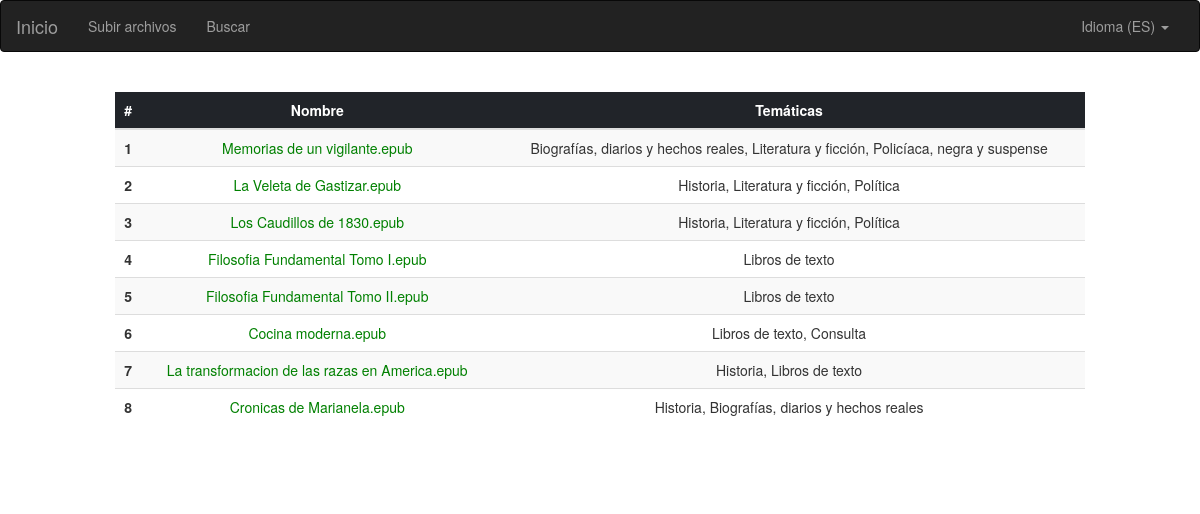
/index, run on the app's committed database.
### app/models.py (models this page shows, shortened)
class Books(db.Model):
    id = db.Column(db.Integer, primary_key=True)
    name = db.Column(db.String(64), index=True, unique=True)
    indexed = db.Column(db.Integer, index=True, unique=False)
    language = db.Column(db.String(3), index=True, unique=False)
    CheckConstraint('indexed == 1 OR indexed == 0')

### app/routes.py (the view)
@app.route('/')
@app.route('/index', methods=['GET', 'POST'])
def index():
    books = MODEL.get_books_for_language(app.config['SELECTED_LANGUAGE'])
    theme_books = list()
    page = request.args.get('page', 1, type=int)
    maximum_pages = math.ceil(len(books) / app.config['BOOKS_PER_PAGE'])
    books_range = calculate_range(len(books), page, maximum_pages)
    for book in books:
        themes = ''
        for theme in MODEL.get_book_themes(book.id):
            themes += get_theme_name(int(theme.theme_id)) + ', '
        theme_books.append(themes)
    return render_template('index.html', page=page, maximum_pages=maximum_pages,
                           books=zip(books[books_range[0]:books_range[1]], theme_books[books_range[0]:books_range[1]]))

### app/models.py (called while the page is built)
    @staticmethod
    def get_books_for_language(language):
        return Books.query.filter((Books.language == language)).all()

    @staticmethod
    def get_book_themes(book_id):
        return BookThemes.query.filter((BookThemes.book_id == book_id)).all()

### app/routes.py (called while the page is built)
def calculate_range(total_elements, page, maximum_pages):
    if total_elements < app.config['BOOKS_PER_PAGE']:
        return 0, total_elements - 1
    if page == maximum_pages:
        return (page - 1) * app.config['BOOKS_PER_PAGE'], total_elements - 1
    return (page - 1) * app.config['BOOKS_PER_PAGE'], (page * app.config['BOOKS_PER_PAGE']) - 1

def get_theme_name(theme_id):
    for theme in THEMES:
        if theme.id == theme_id:
            return theme.theme

### app/templates/index.html (shortened to what this page needs)
{% extends "base.html" %}
{% block app_content %}
    <div class="row">
        <div class="col-md-1"></div>
        <div class="col-md-10" id="search-column">
            {% if books %}
                <br>
                <table class="table table-striped">
                    <thead class="thead-dark">
                    <tr>
                        <th scope="col" class="text-center">#</th>
                        <th scope="col" class="text-center">{{ _('Nombre') }}</th>
                        <th scope="col" class="text-center">{{ _('Temáticas') }}</th>
                    </tr>
                    </thead>
                    <tbody>
                    {% for book, themes in books %}
                        <tr>
                            <th scope="row" class="text-center">{{ book.id }}</th>
                            <td class="text-center"><a href="{{ 'update_themes/' ~ book.id }}" class="
                                    {% if book.indexed == 0 %} not-indexed {% else %}
                                                       indexed {% endif %}">{{ book.name.replace('_', ' ') }}</a></td>
                            <td class="text-center">{{ themes[:-2] }} </td>
                        </tr>
                    {% endfor %}
                    </tbody>
                </table>
            {% else %}
                <div class="alert alert-danger" role="alert">
                    {{ _('Aún no hay ningún libro en la aplicación.') }}
                </div>
            {% endif %}
        </div>
        <div class="col-md-2"></div>
    </div>
{% endblock %}

### app/templates/base.html (shortened to what this page needs)
{% extends 'bootstrap/base.html' %}
{% block styles %}
    {{super()}}
    <link rel= "stylesheet" type= "text/css" href= "{{ url_for('static',filename='styles/style.css') }}">
    <link rel= "stylesheet" type= "text/css" href= "{{ url_for('static',filename='styles/bootstrap-select.min.css') }}">
{% endblock %}
{% block navbar %}
<div class="navbar navbar-inverse" role="navigation">
    <div class="container-fluid">
        <div class="navbar-header">
            <a class="navbar-brand" href="{{ url_for('index') }}">{{ _('Inicio') }}</a>
        </div>
        <div class="navbar-collapse collapse">
            <ul class="nav navbar-nav">
                <li><a href="{{ url_for('upload') }}">{{ _('Subir archivos') }}</a></li>
                <li><a href="{{ url_for('search') }}">{{ _('Buscar') }}</a></li>
            </ul>
            <ul class="nav navbar-nav navbar-right">
                <li class="dropdown pull-right">
                    <a class="dropdown-toggle" data-toggle="dropdown" href="#">{{ _('Idioma (ES)') }}
                    <span class="caret"></span></a>
                </li>
            </ul>
        </div>
    </div>
</div>
{% endblock %}
{% block content %}
    <div class="container-fluid">
        {% block app_content %}{% endblock %}
    </div>
{% endblock %}

### app/static/styles/style.css (style rules this page uses)
.thead-dark { background-color: #212429; color: white; }
.indexed { color: green; }

### data on the page
Books: id "1", name.replace "Memorias de un vigilante.epub", themes "Biografías, diarios y hechos reales, Literatura y ficción, Policíaca, negra y suspense"
Books: id "2", name.replace "La Veleta de Gastizar.epub", themes "Historia, Literatura y ficción, Política"
Books: id "3", name.replace "Los Caudillos de 1830.epub", themes "Historia, Literatura y ficción, Política"
Books: id "4", name.replace "Filosofia Fundamental Tomo I.epub", themes "Libros de texto"
Books: id "5", name.replace "Filosofia Fundamental Tomo II.epub", themes "Libros de texto"
Books: id "6", name.replace "Cocina moderna.epub", themes "Libros de texto, Consulta"
Books: id "7", name.replace "La transformacion de las razas en America.epub", themes "Historia, Libros de texto"
Books: id "8", name.replace "Cronicas de Marianela.epub", themes "Historia, Biografías, diarios y hechos reales"
